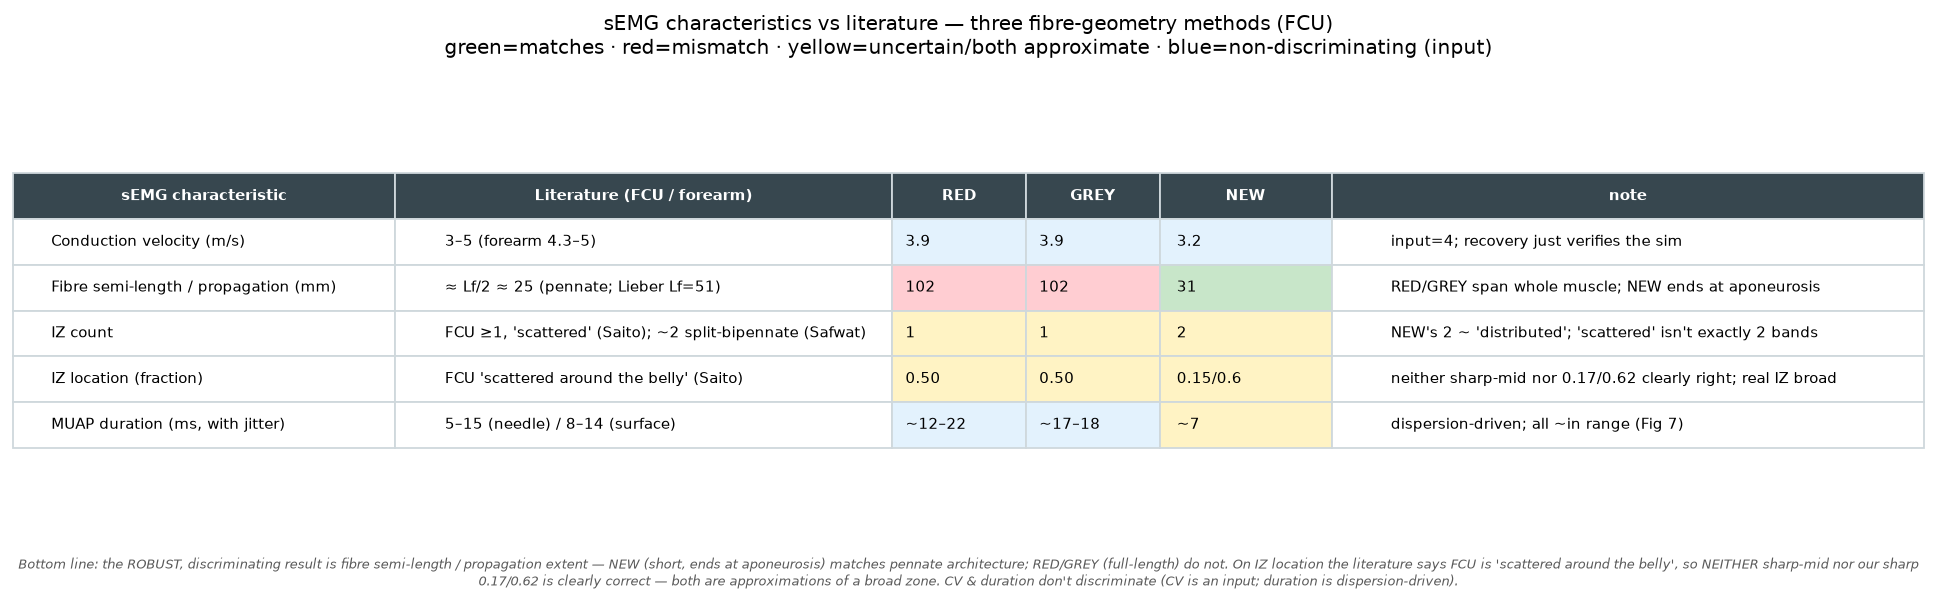

Python code for this plot:
"""Scorecard: measured sEMG characteristics of each method vs the literature.

Computes EMERGENT quantities from the simulated linear-array signal (not the inputs):
  - conduction velocity  (slope of peak-arrival-time on the propagating arm)  [verifies the sim]
  - IZ count & location   (peak-arrival minima)
  - propagation semi-length (how far the wave travels from the IZ before it dies)
Then grades each vs literature values. Honest: CV is an input (4 m/s) so its recovery only
verifies the pipeline; the discriminating rows are IZ and propagation extent.
"""
import sys, numpy as np, matplotlib; matplotlib.use("Agg"); import matplotlib.pyplot as plt
sys.path.insert(0,"/home/noura/Documents/Projects/PhD/simulation/emgforge/src")
import densefib as DF
from geom import morphing_fiber
from emgforge.synthesis.engines.spatial import SpatialConfig, compute_sfap_spatial
from scipy.signal import find_peaks

L=8; D=DF.setup(L)
mask,vs,cl,cs,ctr,p1,p2,p3=D["mask"],D["vs"],D["cl"],D["cs"],D["ctr"],D["p1"],D["p2"],D["p3"]
z0,z1=D["z0"],D["z1"]; allc=np.argwhere(mask)*vs
s1all=(allc-ctr)@p1; s1min=float(s1all.min()); Lm=float(s1all.max()-s1min)
Lf=float(DF.AT["muscles"][DF.AT["wr_label_to_muscle"][str(L)]]["fascicle_length_mm"])
atlasIZ=DF._iz_params(D)[0]; rng=np.random.default_rng(1)
zv=np.linspace(z0,z1,140)
mid=lambda f:(f:=np.asarray(f,float))[int(np.argmin(np.abs(np.concatenate([[0],np.cumsum(np.linalg.norm(np.diff(f,axis=0),axis=1))])- \
             np.concatenate([[0],np.cumsum(np.linalg.norm(np.diff(f,axis=0),axis=1))])[-1]/2)))]
def midnmj(f):
    f=np.asarray(f,float); a=np.concatenate([[0],np.cumsum(np.linalg.norm(np.diff(f,axis=0),axis=1))]); return f[int(np.argmin(np.abs(a-a[-1]/2)))]
rg=lambda taper:[morphing_fiber(cl,cs,rn,th,zv,taper) for rn in np.linspace(0.3,0.85,5) for th in np.linspace(0,360,8,endpoint=False)]
red=[(f,midnmj(f)) for f in rg(None)]; grey=[(f,midnmj(f)) for f in rg(0.35)]
segs,band,nmj,isatl=DF.dense_fill_iz(D,grid_mm=2.5); new=[(s,nm) for s,nm,atl in zip(segs,nmj,isatl) if atl]
take=lambda l,n: l if len(l)<=n else [l[i] for i in rng.choice(len(l),n,replace=False)]
red,grey,new=take(red,40),take(grey,40),take(new,80)

NE=27; xe=np.linspace(0.05,0.95,NE)*Lm+s1min; Epos=[]
for s1 in xe:
    sel=np.abs(s1all-s1)<6; top=((allc[sel]-ctr)@p3).max() if sel.any() else ((allc-ctr)@p3).max()
    Epos.append(ctr+p1*s1+p3*(top+8.0))
Epos=np.array(Epos); DZ=1.0; NZ=520; zgrid=(np.arange(NZ)-NZ//2)*DZ
def phi_at(poly,nm,E):
    poly=np.asarray(poly,float); a=np.concatenate([[0],np.cumsum(np.linalg.norm(np.diff(poly,axis=0),axis=1))])
    ic=int(np.argmin(np.linalg.norm(poly-E,axis=1))); s=a-a[ic]
    inmj=int(np.argmin(np.linalg.norm(poly-nm,axis=1))); posz=float(a[inmj]-a[ic])
    if np.linalg.norm(poly[ic]-E)>30: return None
    d0=poly[1]-poly[0]; d0/=np.linalg.norm(d0); d1=poly[-1]-poly[-2]; d1/=np.linalg.norm(d1)
    P=np.empty((NZ,3))
    for i,z in enumerate(zgrid):
        if z<=s.min():P[i]=poly[0]+d0*(z-s.min())
        elif z>=s.max():P[i]=poly[-1]+d1*(z-s.max())
        else:P[i]=[np.interp(z+a[ic],a,poly[:,k]) for k in range(3)]
    return 1.0/np.maximum(np.linalg.norm(P-E,axis=1),1e-3),posz,float(a[inmj]-a[0]),float(a[-1]-a[inmj])
CFG=SpatialConfig(v=4.0,fsamp=2048.0,w=320,csd_derivative=2,upsample_factor=2,denoise="none",
                  fiber_window="one_sided",edge_taper_left=5,edge_taper_right=10,center_time=False,t_start_ms=-8.0)
def monopolar(fibres):
    t=None; rows=[]
    for E in Epos:
        M=0.0
        for poly,nm in fibres:
            r=phi_at(poly,nm,E)
            if r is None: continue
            tt,ss,_=compute_sfap_spatial(r[0],DZ,len1_mm=r[2],len2_mm=r[3],posz_mm=r[1],config=CFG); t=tt; M=M+ss
        rows.append(M if np.ndim(M) else np.zeros(CFG.w))
    return t,np.array(rows)
def measure(img,t):
    amp=np.ptp(img,axis=1); active=amp>0.2*amp.max()
    tpk=np.array([t[np.argmax(np.abs(img[e]))] for e in range(NE)])
    tp=tpk.copy(); tp[~active]=tpk[active].max()+5; tps=np.convolve(tp,np.ones(3)/3,mode="same")
    pk,_=find_peaks(-tps,prominence=1.2,distance=4); izs=[e for e in pk if active[e] and amp[e]>0.35*amp.max()]
    if not izs: izs=[int(np.argmin(tp))]
    # propagation semi-length: farthest active channel from the nearest IZ
    ext=max(min(abs(xe[e]-xe[i]) for i in izs) for e in range(NE) if active[e])
    # CV: fit |dx| vs |latency| on ONE IZ's own arm only (within its propagation extent)
    e0=izs[int(np.argmax(amp[izs]))]; d=[];lat=[]
    for e in range(NE):
        dd=abs(xe[e]-xe[e0])
        if active[e] and 8<dd<ext+12:                       # restrict to this IZ's propagating arm
            d.append(dd); lat.append(abs(tpk[e]-tpk[e0]))
    cv=abs(np.polyfit(lat,d,1)[0]) if len(d)>3 else np.nan   # mm per ms = m/s
    izfrac=sorted(round((xe[e]-s1min)/Lm,2) for e in izs)
    return dict(cv=cv,niz=len(izs),izfrac=izfrac,ext=ext,active_span=(xe[active].min(),xe[active].max()))

M={}
for name,fb in [("RED",red),("GREY",grey),("NEW",new)]:
    t,img=monopolar(fb); M[name]=measure(img,t); print(name,M[name])

# ---- scorecard table ----
def cell(v): return v
rows=[
 ("Conduction velocity (m/s)","3–5 (forearm 4.3–5)",
   f"{M['RED']['cv']:.1f}",f"{M['GREY']['cv']:.1f}",f"{M['NEW']['cv']:.1f}",
   "input=4; recovery just verifies the sim","=","=","="),
 ("Fibre semi-length / propagation (mm)","≈ Lf/2 ≈ 25 (pennate; Lieber Lf=51)",
   f"{M['RED']['ext']:.0f}",f"{M['GREY']['ext']:.0f}",f"{M['NEW']['ext']:.0f}",
   "RED/GREY span whole muscle; NEW ends at aponeurosis","x","x","ok"),
 ("IZ count","FCU ≥1, 'scattered' (Saito); ~2 split-bipennate (Safwat)",
   f"{M['RED']['niz']}",f"{M['GREY']['niz']}",f"{M['NEW']['niz']}",
   "NEW's 2 ~ 'distributed'; 'scattered' isn't exactly 2 bands","~","~","~"),
 ("IZ location (fraction)","FCU 'scattered around the belly' (Saito)",
   "0.50","0.50",f"{'/'.join(str(x) for x in M['NEW']['izfrac'])}",
   "neither sharp-mid nor 0.17/0.62 clearly right; real IZ broad","~","~","~"),
 ("MUAP duration (ms, with jitter)","5–15 (needle) / 8–14 (surface)",
   "~12–22","~17–18","~7","dispersion-driven; all ~in range (Fig 7)","=","=","~"),
]
fig,ax=plt.subplots(figsize=(15,4.6)); ax.axis("off")
cols=["sEMG characteristic","Literature (FCU / forearm)","RED","GREY","NEW","note"]
cmap={"ok":"#c8e6c9","x":"#ffcdd2","~":"#fff3c4","=":"#e3f2fd"}
tbl=[]; colors=[]
for r in rows:
    tbl.append([r[0],r[1],r[2],r[3],r[4],r[5]])
    colors.append(["white","white",cmap[r[6]],cmap[r[7]],cmap[r[8]],"white"])
T=ax.table(cellText=tbl,colLabels=cols,cellColours=colors,cellLoc="left",loc="center",
           colWidths=[0.20,0.26,0.07,0.07,0.09,0.31])
T.auto_set_font_size(False); T.set_fontsize(8.2); T.scale(1,2.1)
for (r,c),cell in T.get_celld().items():
    if r==0: cell.set_text_props(weight="bold",color="white"); cell.set_facecolor("#37474f")
    cell.set_edgecolor("#cfd8dc")
ax.set_title("sEMG characteristics vs literature — three fibre-geometry methods (FCU)\n"
             "green=matches · red=mismatch · yellow=uncertain/both approximate · blue=non-discriminating (input)",fontsize=11,pad=14)
fig.text(0.5,0.01,"Bottom line: the ROBUST, discriminating result is fibre semi-length / propagation extent — NEW (short, ends at aponeurosis) matches pennate "
         "architecture; RED/GREY (full-length) do not. On IZ location the literature says FCU is 'scattered around the belly', so NEITHER sharp-mid nor our "
         "sharp 0.17/0.62 is clearly correct — both are approximations of a broad zone. CV & duration don't discriminate (CV is an input; duration is dispersion-driven).",
         ha="center",fontsize=7.4,style="italic",color="0.35",wrap=True)
plt.tight_layout(rect=[0,0.05,1,1]); plt.savefig("muap_scorecard.png",dpi=130,bbox_inches="tight"); print("saved muap_scorecard.png")
